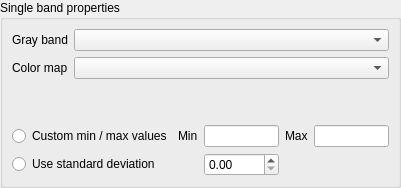
             <widget class="QWidget" name="gray">
              <layout class="QGridLayout" name="_7">
               <property name="margin">
                <number>0</number>
               </property>
               <item row="0" column="0">
                <widget class="QGroupBox" name="groupBox_5">
                 <property name="title">
                  <string>Single band properties</string>
                 </property>
                 <layout class="QGridLayout" name="_8">
                  <item row="0" column="0">
                   <widget class="QLabel" name="label">
                    <property name="sizePolicy">
                     <sizepolicy hsizetype="Fixed" vsizetype="Fixed">
                      <horstretch>0</horstretch>
                      <verstretch>0</verstretch>
                     </sizepolicy>
                    </property>
                    <property name="text">
                     <string>Gray band</string>
                    </property>
                   </widget>
                  </item>
                  <item row="0" column="1" colspan="5">
                   <widget class="QComboBox" name="cboGray">
                    <property name="sizePolicy">
                     <sizepolicy hsizetype="Expanding" vsizetype="Fixed">
                      <horstretch>0</horstretch>
                      <verstretch>0</verstretch>
                     </sizepolicy>
                    </property>
                    <property name="minimumSize">
                     <size>
                      <width>150</width>
                      <height>0</height>
                     </size>
                    </property>
                   </widget>
                  </item>
                  <item row="1" column="0">
                   <widget class="QLabel" name="label_5">
                    <property name="text">
                     <string>Color map</string>
                    </property>
                   </widget>
                  </item>
                  <item row="1" column="1" colspan="5">
                   <widget class="QComboBox" name="cboxColorMap">
                    <property name="sizePolicy">
                     <sizepolicy hsizetype="Expanding" vsizetype="Fixed">
                      <horstretch>0</horstretch>
                      <verstretch>0</verstretch>
                     </sizepolicy>
                    </property>
                    <property name="minimumSize">
                     <size>
                      <width>150</width>
                      <height>0</height>
                     </size>
                    </property>
                   </widget>
                  </item>
                  <item row="4" column="0" colspan="2">
                   <widget class="QRadioButton" name="rbtnSingleBandMinMax">
                    <property name="text">
                     <string>Custom min / max values</string>
                    </property>
                   </widget>
                  </item>
                  <item row="4" column="2">
                   <widget class="QLabel" name="lblGrayMin">
                    <property name="sizePolicy">
                     <sizepolicy hsizetype="Fixed" vsizetype="Fixed">
                      <horstretch>0</horstretch>
                      <verstretch>0</verstretch>
                     </sizepolicy>
                    </property>
                    <property name="text">
                     <string>Min</string>
                    </property>
                   </widget>
                  </item>
                  <item row="4" column="3">
                   <widget class="QLineEdit" name="leGrayMin">
                    <property name="sizePolicy">
                     <sizepolicy hsizetype="Fixed" vsizetype="Fixed">
                      <horstretch>0</horstretch>
                      <verstretch>0</verstretch>
                     </sizepolicy>
                    </property>
                    <property name="maximumSize">
                     <size>
                      <width>75</width>
                      <height>16777215</height>
                     </size>
                    </property>
                    <property name="baseSize">
                     <size>
                      <width>0</width>
                      <height>0</height>
                     </size>
                    </property>
                    <property name="maxLength">
                     <number>16</number>
                    </property>
                   </widget>
                  </item>
                  <item row="4" column="4">
                   <widget class="QLabel" name="lblGrayMax">
                    <property name="sizePolicy">
                     <sizepolicy hsizetype="Fixed" vsizetype="Fixed">
                      <horstretch>0</horstretch>
                      <verstretch>0</verstretch>
                     </sizepolicy>
                    </property>
                    <property name="text">
                     <string>Max</string>
                    </property>
                   </widget>
                  </item>
                  <item row="4" column="5">
                   <widget class="QLineEdit" name="leGrayMax">
                    <property name="sizePolicy">
                     <sizepolicy hsizetype="Fixed" vsizetype="Fixed">
                      <horstretch>0</horstretch>
                      <verstretch>0</verstretch>
                     </sizepolicy>
                    </property>
                    <property name="maximumSize">
                     <size>
                      <width>75</width>
                      <height>16777215</height>
                     </size>
                    </property>
                    <property name="baseSize">
                     <size>
                      <width>0</width>
                      <height>0</height>
                     </size>
                    </property>
                    <property name="maxLength">
                     <number>16</number>
                    </property>
                   </widget>
                  </item>
                  <item row="5" column="0" colspan="2">
                   <widget class="QRadioButton" name="rbtnSingleBandStdDev">
                    <property name="text">
                     <string>Use standard deviation</string>
                    </property>
                   </widget>
                  </item>
                  <item row="5" column="3">
                   <widget class="QDoubleSpinBox" name="sboxSingleBandStdDev">
                    <property name="maximum">
                     <double>10.000000000000000</double>
                    </property>
                    <property name="singleStep">
                     <double>0.100000000000000</double>
                    </property>
                    <property name="value">
                     <double>0.000000000000000</double>
                    </property>
                   </widget>
                  </item>
                  <item row="2" column="1">
                   <spacer>
                    <property name="orientation">
                     <enum>Qt::Vertical</enum>
                    </property>
                    <property name="sizeHint" stdset="0">
                     <size>
                      <width>20</width>
                      <height>40</height>
                     </size>
                    </property>
                   </spacer>
                  </item>
                 </layout>
                </widget>
               </item>
              </layout>
             </widget>
